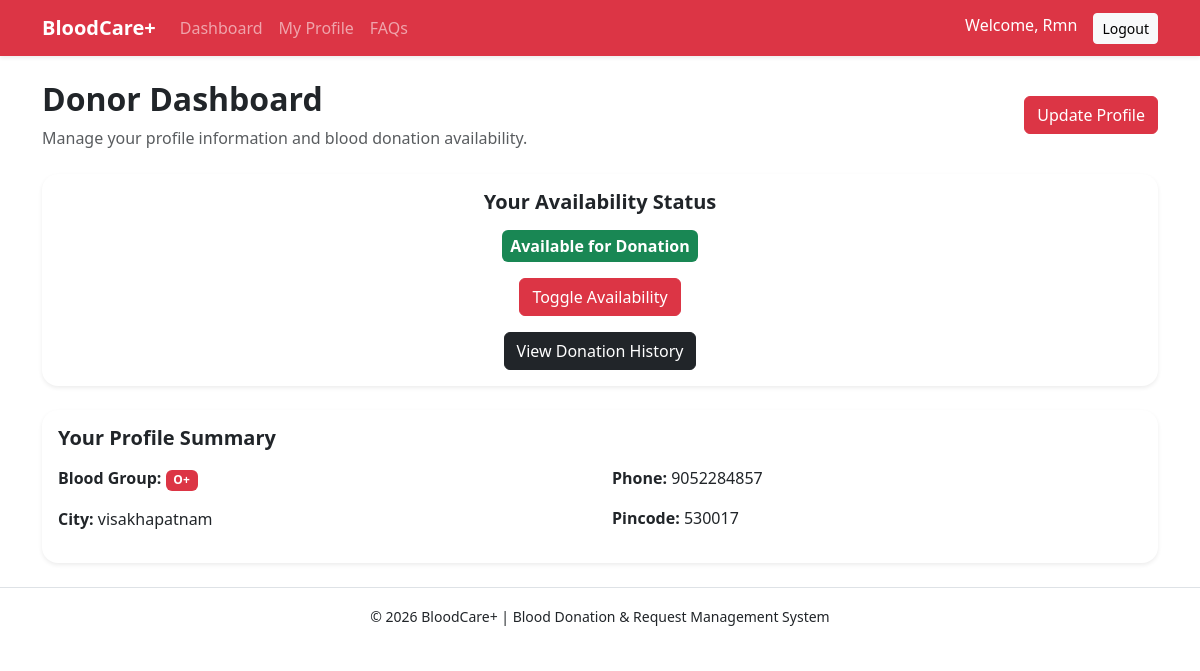
/donor/dashboard (signed in), run on the app's committed database.
### app/models.py (models this page shows, shortened)
class User(UserMixin, db.Model):
    __tablename__ = "users"
    id = db.Column(db.Integer, primary_key=True)
    name = db.Column(db.String(120), nullable=False)
    email = db.Column(db.String(120), unique=True, nullable=False)
    password_hash = db.Column(db.String(255), nullable=False)
    role = db.Column(db.String(30), nullable=False, default="donor")
    failed_attempts = db.Column(db.Integer, default=0)
    lock_until = db.Column(db.DateTime, nullable=True)
    created_at = db.Column(db.DateTime, default=datetime.utcnow)

class Donor(db.Model):
    __tablename__ = "donors"
    donor_id = db.Column(db.Integer, primary_key=True)
    user_id = db.Column(db.Integer, db.ForeignKey("users.id"), nullable=False)
    blood_group = db.Column(db.String(10), nullable=False)
    phone = db.Column(db.String(20), nullable=False)
    city = db.Column(db.String(100), nullable=False)
    pincode = db.Column(db.String(10), nullable=False)
    availability = db.Column(db.Boolean, default=True)
    last_donated_date = db.Column(db.DateTime, nullable=True)
    user = db.relationship(
        "User",
        backref=db.backref("donor_profile", uselist=False)
    )

### app/donor/routes.py (the view)
@donor_bp.route("/dashboard")
@login_required
@role_required("donor")
def dashboard():
    donor = Donor.query.filter_by(user_id=current_user.id).first()
    return render_template("donor/donor_dashboard.html", donor=donor)

### app/utils.py (called while the page is built)
def role_required(role):
    def decorator(f):
        @wraps(f)
        def decorated_function(*args, **kwargs):
            if not current_user.is_authenticated:
                abort(401)
            if current_user.role != role:
                abort(403)
            return f(*args, **kwargs)
        return decorated_function
    return decorator

### app/templates/donor/donor_dashboard.html (shortened to what this page needs)
{% extends "base.html" %}
{% block content %}
<div class="d-flex justify-content-between align-items-center mb-3">
  <div>
    <h2 class="fw-bold">Donor Dashboard</h2>
    <p class="text-muted mb-0">
      Manage your profile information and blood donation availability.
    </p>
  </div>
  <a href="{{ url_for('donor.profile') }}" class="btn btn-danger">
    Update Profile
  </a>
</div>
<div class="card shadow-sm border-0 rounded-4 mt-4">
  <div class="card-body text-center">
    <h5 class="fw-bold mb-3">Your Availability Status</h5>
    {% if donor and donor.availability %}
        <span class="badge bg-success fs-6 p-2">
          Available for Donation
        </span>
    {% else %}
        <span class="badge bg-secondary fs-6 p-2">
          Not Available
        </span>
    {% endif %}
    <div class="mt-3">
        <a href="{{ url_for('donor.toggle_availability') }}"
           class="btn btn-danger">
            Toggle Availability
        </a>
    </div>
    <div class="mt-3 text-center">
      <a href="{{ url_for('donor.history') }}"
         class="btn btn-dark">
        View Donation History
      </a>
    </div>
  </div>
</div>
{% if donor %}
<div class="card shadow-sm border-0 rounded-4 mt-4">
  <div class="card-body">
    <h5 class="fw-bold mb-3">Your Profile Summary</h5>
    <div class="row">
      <div class="col-md-6">
        <p><strong>Blood Group:</strong>
          <span class="badge bg-danger">
            {{ donor.blood_group }}
          </span>
        </p>
        <p><strong>City:</strong> {{ donor.city }}</p>
      </div>
      <div class="col-md-6">
        <p><strong>Phone:</strong> {{ donor.phone }}</p>
        <p><strong>Pincode:</strong> {{ donor.pincode }}</p>
      </div>
    </div>
  </div>
</div>
{% endif %}
{% endblock %}

### app/templates/base.html (shortened to what this page needs)
<!DOCTYPE html>
<html lang="en">
<head>
  <link href="https://cdn.jsdelivr.net/npm/bootstrap@5.3.3/dist/css/bootstrap.min.css" rel="stylesheet">
  <link rel="stylesheet" href="{{ url_for('static', filename='css/style.css') }}">
</head>
<body>
<nav class="navbar navbar-expand-lg navbar-dark bg-danger shadow-sm">
  <div class="container">
    <a class="navbar-brand fw-bold" href="{{ url_for('main.home') }}">
      BloodCare+
    </a>
    <div class="collapse navbar-collapse" id="navMenu">
      <ul class="navbar-nav me-auto">
        {% if current_user.is_authenticated %}
          {% if current_user.role == "donor" %}
            <li class="nav-item">
              <a class="nav-link" href="{{ url_for('donor.dashboard') }}">
                Dashboard
              </a>
            </li>
            <li class="nav-item">
              <a class="nav-link" href="{{ url_for('donor.profile') }}">
                My Profile
              </a>
            </li>
          {% endif %}
        {% endif %}
        <li class="nav-item">
          <a class="nav-link" href="{{ url_for ('main.faq') }}">
            FAQs
          </a>
        </li>
      </ul>
      <ul class="navbar-nav">
        {% if current_user.is_authenticated %}
          <li class="nav-item">
            <span class="navbar-text me-3 text-white">
              Welcome, {{ current_user.name }}
            </span>
          </li>
          <li class="nav-item">
            <form action="{{ url_for('auth.logout') }}" method="POST" style="display:inline;">
                <button type="submit" class="btn btn-light btn-sm">
                    Logout
                </button>
            </form>
          </li>
        {% endif %}
      </ul>
    </div>
  </div>
</nav>
<main class="container my-4">
  {% block content %}{% endblock %}
</main>
<footer class="text-center py-3 mt-4 border-top">
  <small>© 2026 BloodCare+ | Blood Donation & Request Management System</small>
</footer>
</body>
</html>

### app/static/css/style.css (style rules this page uses)
body { font-family: "Segoe UI", sans-serif; }

### app/templates/base.html (style rules this page uses)
.card { transition: all 0.2s ease-in-out; }

### data on the page
User: name "Rmn"
Donor: blood_group "O+", city "visakhapatnam", phone "9052284857", pincode "530017"
